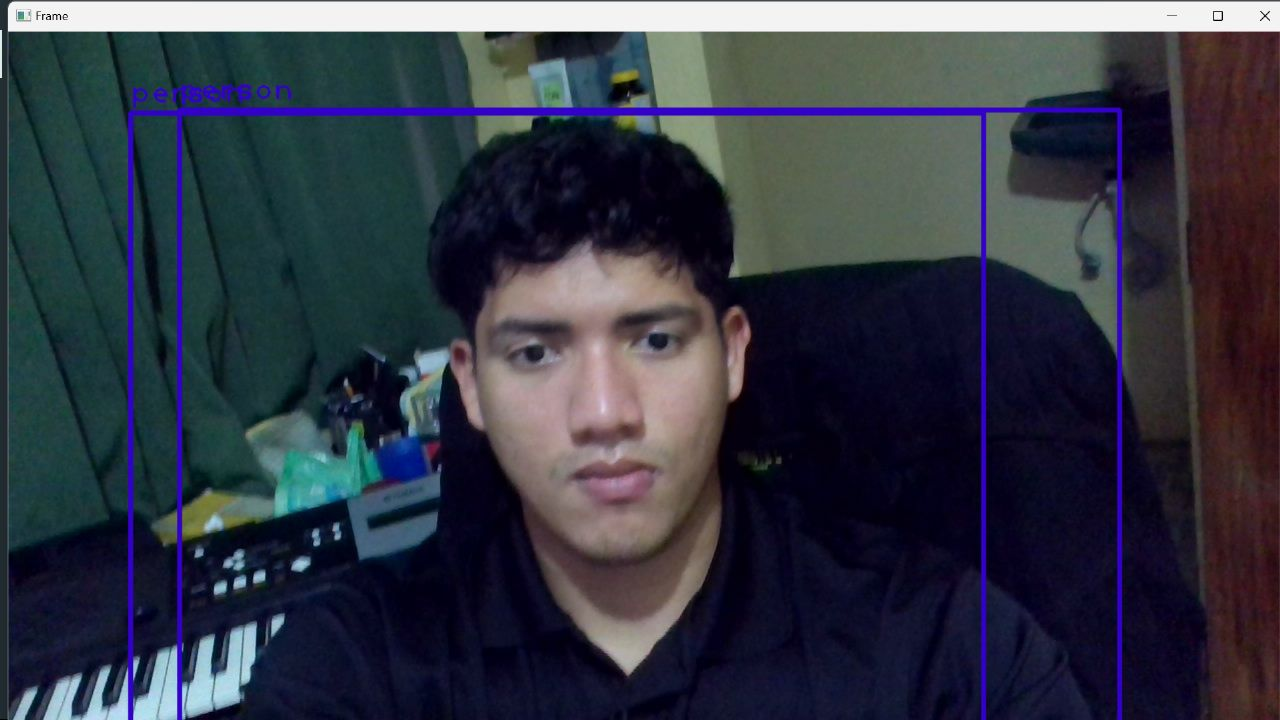
#> input picture puppet_master.jpg, 1280 x 720 px
$ python image_filter.py
#> lines starting #> are read from the running program, lines starting #| are printed output that depends on the picture
import cv2

image = cv2.imread(r"puppet_master.jpg")
#> image is the input picture: shape (720, 1280, 3); mean B, G, R 68.2, 55.8, 51.8
gray_image = cv2.cvtColor(image, cv2.COLOR_BGR2GRAY)
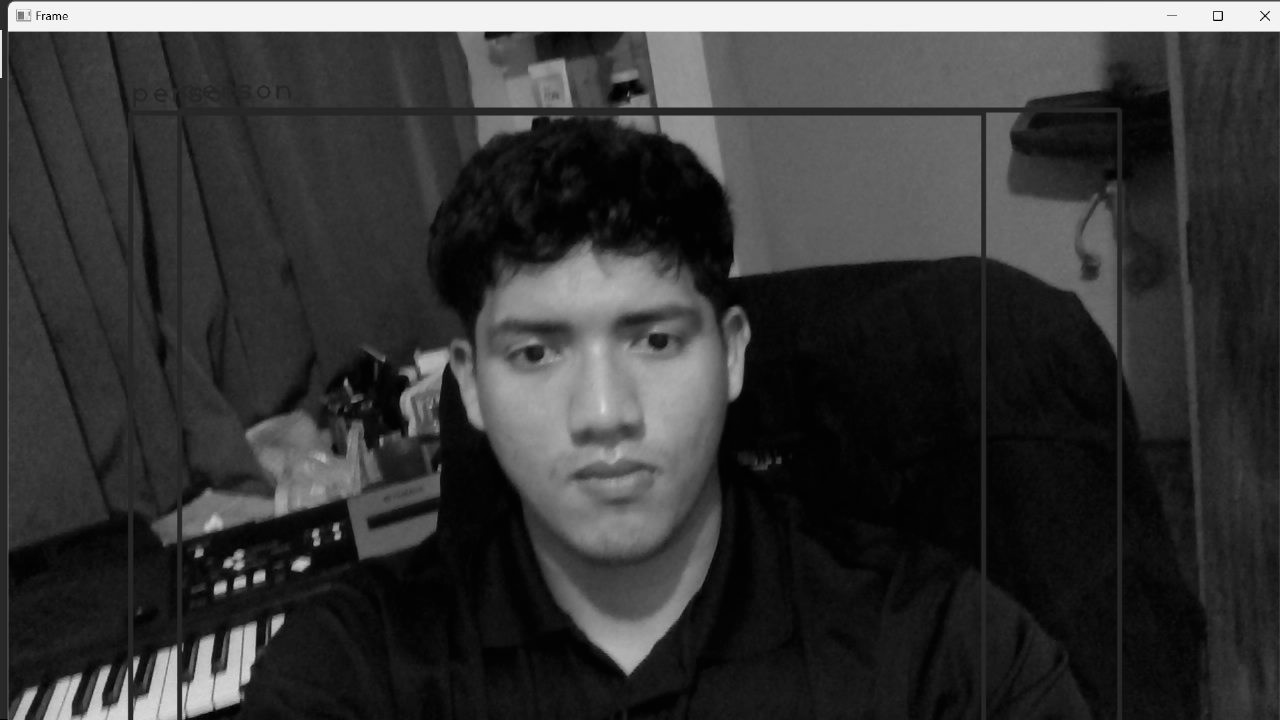
#> gray_image: shape (720, 1280); min 0, max 255, mean 56
cv2.imwrite(r"puppet_master_gray_skin.jpg", gray_image)

inverted_image = 255 - gray_image
cv2.imwrite(r"puppet_master_inverted_skin.jpg", inverted_image)

blurred_image = cv2.GaussianBlur(inverted_image, (21,21),0)
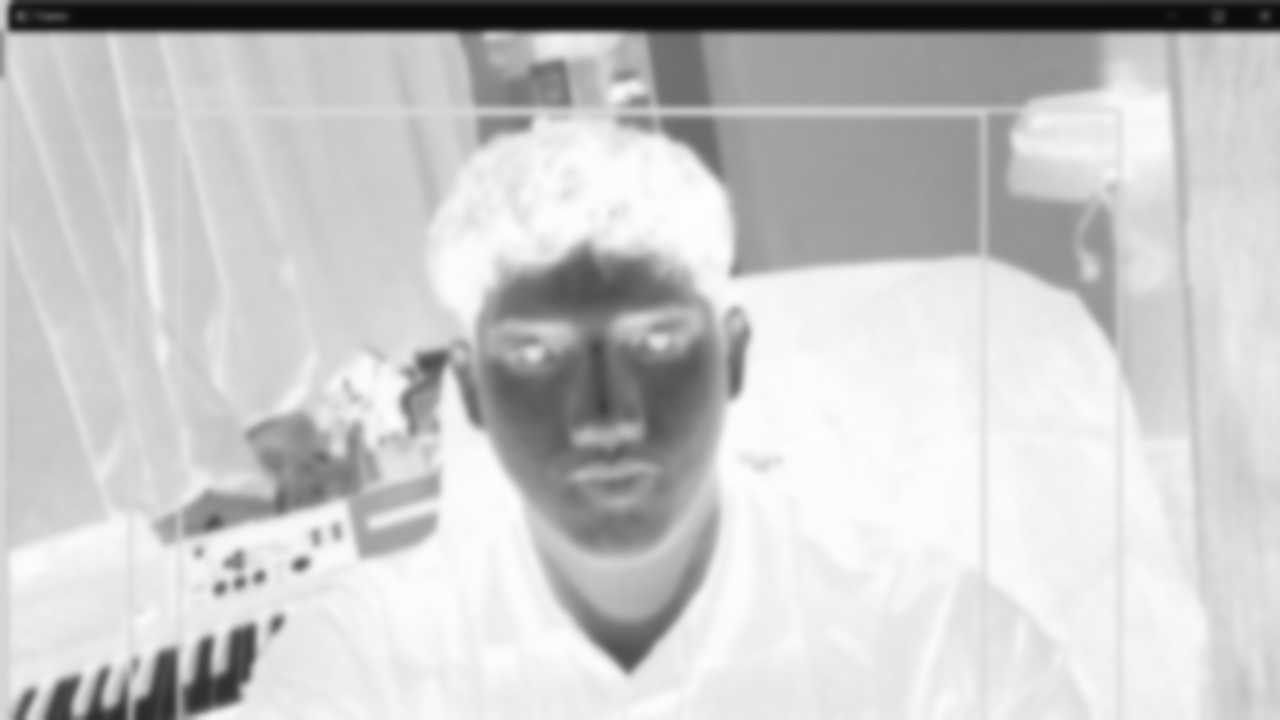
#> blurred_image: shape (720, 1280); min 12, max 253, mean 198.9
cv2.imwrite(r"puppet_master_blurred_skin.jpg", blurred_image)

inverted_blurred_image = 255 - blurred_image
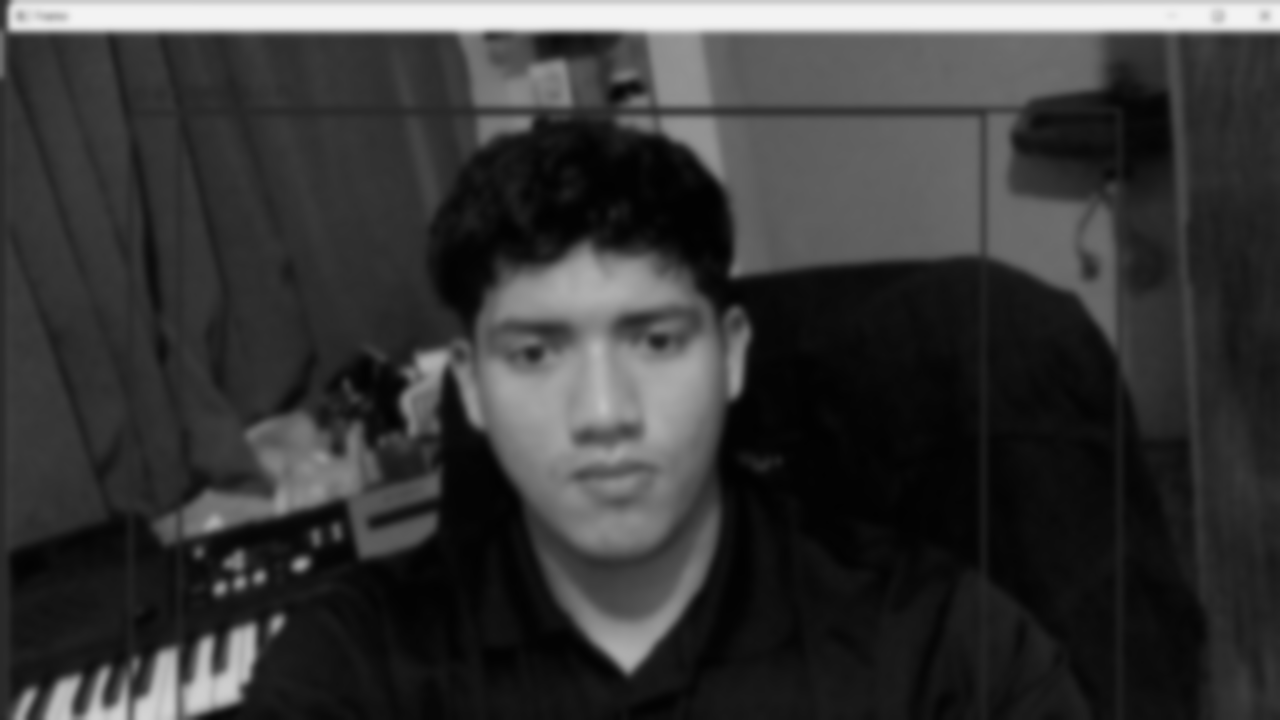
#> inverted_blurred_image: shape (720, 1280); min 2, max 243, mean 56.1
pencil_sketch = cv2.divide(gray_image, inverted_blurred_image, scale=256.0)
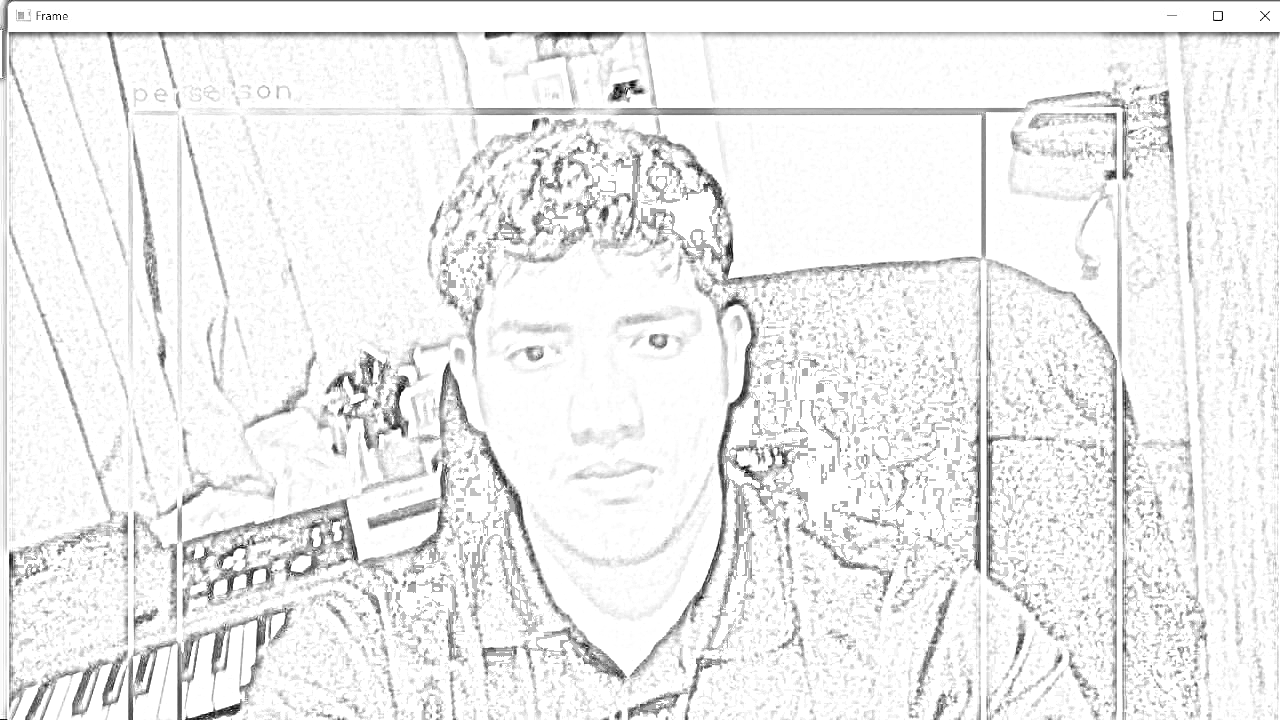
#> pencil_sketch: shape (720, 1280); min 0, max 255, mean 238.8
cv2.imwrite(r"puppet_master_inverted_blurred_skin.jpg", pencil_sketch)
